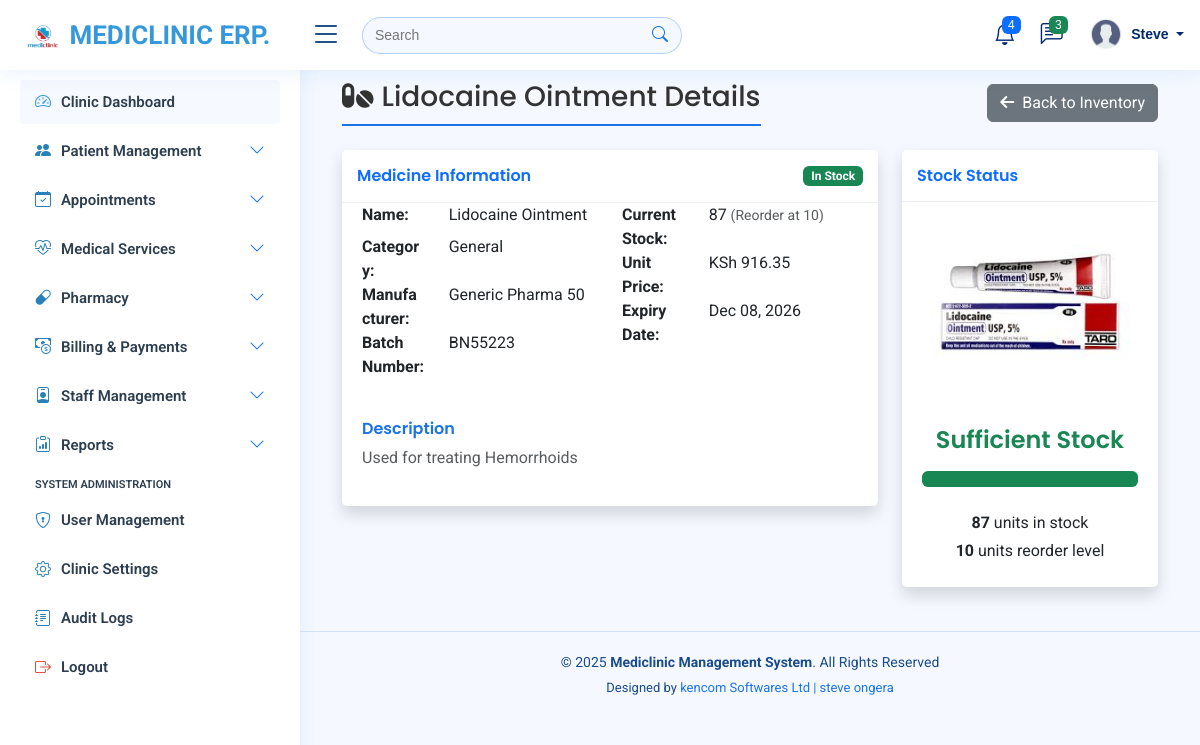
Before: /medicines/46/ (signed in) with the older database file.
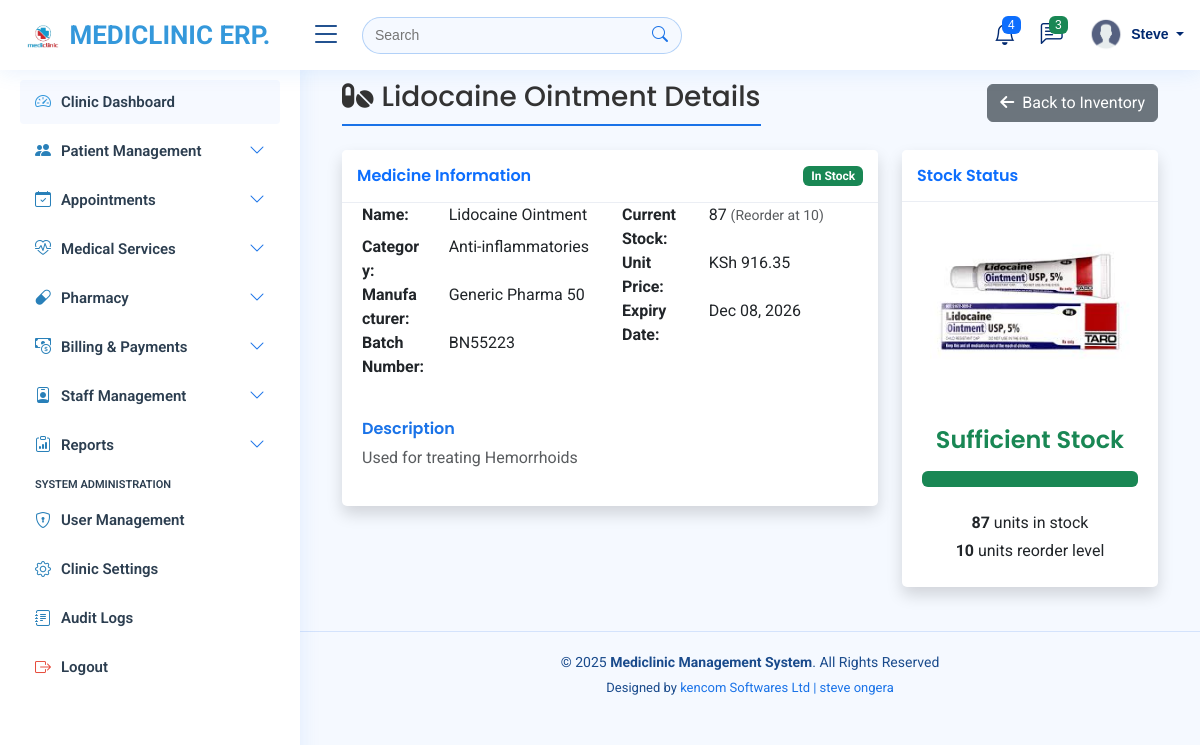
After: the same page with the newer database file.
### myapplication/models.py (models this page shows, shortened)
class Medicine(models.Model):
    name = models.CharField(max_length=200)
    category = models.ForeignKey('MedicineCategory', on_delete=models.SET_NULL, null=True, blank=True)
    description = models.TextField(blank=True, null=True)
    quantity_in_stock = models.PositiveIntegerField(default=0)
    unit_price = models.DecimalField(max_digits=10, decimal_places=2)
    reorder_level = models.PositiveIntegerField(default=10)
    manufacturer = models.CharField(max_length=200, blank=True, null=True)
    expiry_date = models.DateField(blank=True, null=True)
    batch_number = models.CharField(max_length=100, blank=True, null=True)
    image = models.ImageField(upload_to='medicine_images/', blank=True, null=True)  # ✅ New field
    created_at = models.DateTimeField(auto_now_add=True)
    updated_at = models.DateTimeField(auto_now=True)
    @property
    def is_low_stock(self):
        return self.quantity_in_stock <= self.reorder_level

class MedicineCategory(models.Model):
    name = models.CharField(max_length=100)
    description = models.TextField(blank=True, null=True)
    def __str__(self):
        return self.name

### myapplication/views.py (the view)
# urls.py: path('medicines/<int:pk>/', views.MedicineDetailView.as_view(), name='medicine_detail'),
class MedicineDetailView(LoginRequiredMixin, DetailView):
    model = Medicine
    template_name = 'medicines/medicine_detail.html'
    context_object_name = 'medicine'

### templates/medicines/detail.html (shortened to what the changed rows need)
{% extends 'base/base.html' %}
{% load custom_filters %}
{% load static %}
{% block content %}
<div class="container-fluid">
    <div class="d-sm-flex align-items-center justify-content-between mb-4">
        <h1 class="h3 mb-0 text-gray-800">
            <i class="fas fa-pills me-2"></i>{{ medicine.name }} Details
        </h1>
        <a href="{% url 'medicine_stock_list' %}" class="btn btn-secondary">
            <i class="fas fa-arrow-left me-1"></i> Back to Inventory
        </a>
    </div>
    <div class="row">
        <div class="col-lg-8">
            <div class="card shadow mb-4">
                <div class="card-body">
                    <div class="row">
                        <div class="col-md-6">
                            <dl class="row">
                                <dt class="col-sm-4">Name:</dt>
                                <dd class="col-sm-8">{{ medicine.name }}</dd>
                                <dt class="col-sm-4">Category:</dt>
                                <dd class="col-sm-8">{{ medicine.category|default:"-" }}</dd>
                                <dt class="col-sm-4">Manufacturer:</dt>
                                <dd class="col-sm-8">{{ medicine.manufacturer|default:"-" }}</dd>
                                <dt class="col-sm-4">Batch Number:</dt>
                                <dd class="col-sm-8">{{ medicine.batch_number|default:"-" }}</dd>
                            </dl>
                        </div>
                        <div class="col-md-6">
                            <dl class="row">
                                <dt class="col-sm-4">Current Stock:</dt>
                                <dd class="col-sm-8">
                                    {{ medicine.quantity_in_stock }}
                                    <small class="text-muted">(Reorder at {{ medicine.reorder_level }})</small>
                                </dd>
                                <dt class="col-sm-4">Unit Price:</dt>
                                <dd class="col-sm-8">KSh {{ medicine.unit_price }}</dd>
                                <dt class="col-sm-4">Expiry Date:</dt>
                                <dd class="col-sm-8">
                                    {% if medicine.expiry_date %}
                                        {{ medicine.expiry_date|date:"M d, Y" }}
                                    {% else %}
                                        -
                                    {% endif %}
                                </dd>
                            </dl>
                        </div>
                    </div>
                    {% if medicine.description %}
                    <div class="mt-4">
                        <h6>Description</h6>
                        <p class="text-muted">{{ medicine.description }}</p>
                    </div>
                    {% endif %}
                </div>
            </div>
        </div>
        <div class="col-lg-4">
            <div class="card shadow mb-4">
                <div class="card-body text-center">
                    {% if medicine.image %}
                    <img src="{{ medicine.image.url }}" alt="{{ medicine.name }}" class="img-fluid mb-4" style="max-height: 200px;">
                    {% else %}
                    <div class="bg-light rounded p-5 mb-4 text-muted">
                        <i class="fas fa-pills fa-3x"></i>
                        <p class="mt-2 mb-0">No image available</p>
                    </div>
                    {% endif %}
                    <h4 class="mb-3">
                        {% if medicine.quantity_in_stock <= medicine.reorder_level|divisibleby:2 %}
                            <span class="text-danger">Critical Stock</span>
                        {% elif medicine.is_low_stock %}
                            <span class="text-warning">Low Stock</span>
                        {% else %}
                            <span class="text-success">Sufficient Stock</span>
                        {% endif %}
                    </h4>
                    <div class="progress mb-4">
                        {% widthratio medicine.quantity_in_stock medicine.reorder_level 100 as stock_percent %}
                        <div class="progress-bar
                            {% if medicine.quantity_in_stock <= medicine.reorder_level|divisibleby:2 %}bg-danger
                            {% elif medicine.is_low_stock %}bg-warning
                            {% else %}bg-success{% endif %}"
                            role="progressbar"
                            style="width: {{ stock_percent }}%"
                            aria-valuenow="{{ stock_percent }}"
                            aria-valuemin="0"
                            aria-valuemax="100">
                        </div>
                    </div>
                    <p class="mb-1">
                        <strong>{{ medicine.quantity_in_stock }}</strong> units in stock
                    </p>
                    <p class="mb-1">
                        <strong>{{ medicine.reorder_level }}</strong> units reorder level
                    </p>
                </div>
            </div>
        </div>
    </div>
</div>
{% endblock %}

Changed rows visible on the page:
changed Medicine "Lidocaine Ointment": category "General" → "Anti-inflammatories"
